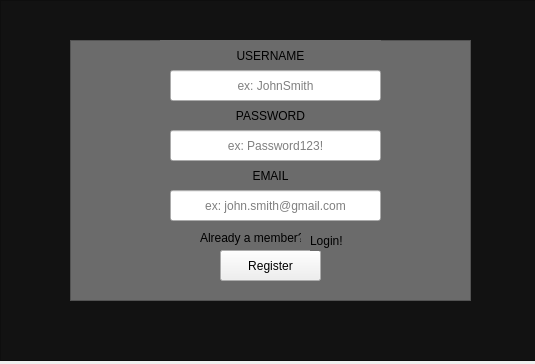
<?xml version="1.0" encoding="UTF-8"?>
<ui version="4.0">
 <class>LoginWindow</class>
 <widget class="QMainWindow" name="LoginWindow">
  <property name="geometry">
   <rect>
    <x>0</x>
    <y>0</y>
    <width>535</width>
    <height>364</height>
   </rect>
  </property>
  <property name="windowTitle">
   <string>MainWindow</string>
  </property>
  <property name="autoFillBackground">
   <bool>false</bool>
  </property>
  <property name="styleSheet">
   <string notr="true"/>
  </property>
  <widget class="QWidget" name="centralwidget">
   <widget class="QFrame" name="frmFirstRegister">
    <property name="geometry">
     <rect>
      <x>0</x>
      <y>0</y>
      <width>541</width>
      <height>361</height>
     </rect>
    </property>
    <property name="styleSheet">
     <string notr="true">QFrame {
	background: rgb(18, 18, 18);
}</string>
    </property>
    <property name="frameShape">
     <enum>QFrame::StyledPanel</enum>
    </property>
    <property name="frameShadow">
     <enum>QFrame::Raised</enum>
    </property>
    <widget class="QFrame" name="frmSecondaryRegister">
     <property name="geometry">
      <rect>
       <x>70</x>
       <y>40</y>
       <width>401</width>
       <height>261</height>
      </rect>
     </property>
     <property name="styleSheet">
      <string notr="true">QFrame {
	background: rgb(107, 107, 107);
}</string>
     </property>
     <property name="frameShape">
      <enum>QFrame::StyledPanel</enum>
     </property>
     <property name="frameShadow">
      <enum>QFrame::Raised</enum>
     </property>
     <widget class="QPushButton" name="btnRegister">
      <property name="geometry">
       <rect>
        <x>150</x>
        <y>210</y>
        <width>101</width>
        <height>31</height>
       </rect>
      </property>
      <property name="text">
       <string>Register</string>
      </property>
     </widget>
     <widget class="QLabel" name="lblLoginPassword">
      <property name="geometry">
       <rect>
        <x>90</x>
        <y>50</y>
        <width>221</width>
        <height>51</height>
       </rect>
      </property>
      <property name="text">
       <string>PASSWORD</string>
      </property>
      <property name="alignment">
       <set>Qt::AlignCenter</set>
      </property>
     </widget>
     <widget class="QLabel" name="lblLoginUsername">
      <property name="geometry">
       <rect>
        <x>90</x>
        <y>-10</y>
        <width>221</width>
        <height>51</height>
       </rect>
      </property>
      <property name="styleSheet">
       <string notr="true"/>
      </property>
      <property name="text">
       <string>USERNAME</string>
      </property>
      <property name="alignment">
       <set>Qt::AlignCenter</set>
      </property>
     </widget>
     <widget class="QLabel" name="lblLogin">
      <property name="geometry">
       <rect>
        <x>130</x>
        <y>190</y>
        <width>101</width>
        <height>16</height>
       </rect>
      </property>
      <property name="text">
       <string>Already a member?</string>
      </property>
     </widget>
     <widget class="QLabel" name="lblLoginButton">
      <property name="geometry">
       <rect>
        <x>240</x>
        <y>190</y>
        <width>51</width>
        <height>21</height>
       </rect>
      </property>
      <property name="text">
       <string>Login!</string>
      </property>
     </widget>
     <widget class="QLineEdit" name="lneLoginPassword">
      <property name="geometry">
       <rect>
        <x>100</x>
        <y>90</y>
        <width>211</width>
        <height>31</height>
       </rect>
      </property>
      <property name="alignment">
       <set>Qt::AlignCenter</set>
      </property>
      <property name="placeholderText">
       <string>ex: Password123!</string>
      </property>
     </widget>
     <widget class="QLineEdit" name="lneLoginUsername">
      <property name="geometry">
       <rect>
        <x>100</x>
        <y>30</y>
        <width>211</width>
        <height>31</height>
       </rect>
      </property>
      <property name="cursorPosition">
       <number>0</number>
      </property>
      <property name="alignment">
       <set>Qt::AlignCenter</set>
      </property>
      <property name="placeholderText">
       <string>ex: JohnSmith</string>
      </property>
     </widget>
     <widget class="QLineEdit" name="lneEmail">
      <property name="geometry">
       <rect>
        <x>100</x>
        <y>150</y>
        <width>211</width>
        <height>31</height>
       </rect>
      </property>
      <property name="alignment">
       <set>Qt::AlignCenter</set>
      </property>
      <property name="placeholderText">
       <string>ex: john.smith@gmail.com</string>
      </property>
     </widget>
     <widget class="QLabel" name="lblEmail">
      <property name="geometry">
       <rect>
        <x>90</x>
        <y>110</y>
        <width>221</width>
        <height>51</height>
       </rect>
      </property>
      <property name="text">
       <string>EMAIL</string>
      </property>
      <property name="alignment">
       <set>Qt::AlignCenter</set>
      </property>
     </widget>
     <zorder>lblEmail</zorder>
     <zorder>btnRegister</zorder>
     <zorder>lblLoginPassword</zorder>
     <zorder>lblLoginUsername</zorder>
     <zorder>lblLogin</zorder>
     <zorder>lblLoginButton</zorder>
     <zorder>lneLoginPassword</zorder>
     <zorder>lneLoginUsername</zorder>
     <zorder>lneEmail</zorder>
    </widget>
   </widget>
  </widget>
 </widget>
 <resources/>
 <connections/>
</ui>
